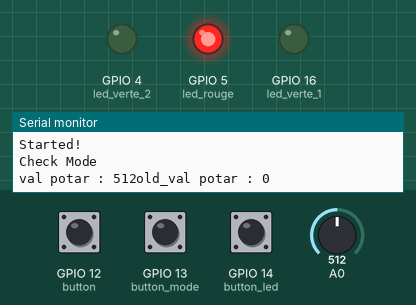
Simulated run of this sketch. Board: ESP8266 (NodeMCU). Shown: output pins drawn as LEDs (lit = HIGH), the last lines printed to the serial monitor. Dashed ring = blinking. The test bench sets the inputs (shaded band); at power-on: GPIO 13 (button_mode) HIGH, GPIO 12 (button) HIGH, GPIO 14 (button_led) HIGH, A0 = 512. WiFi joins after 1.5 s; servers stay silent unless stated.

Above: at 2.7 s.
2.8 s: GPIO 13 (button_mode) pulled LOW for 1 s
At 4.3 s:
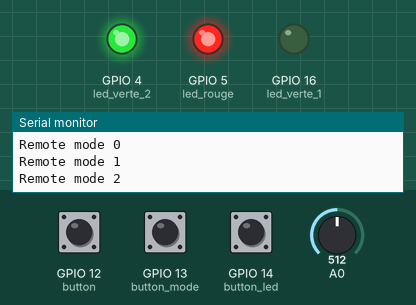
10.1 s: GPIO 13 (button_mode) pulled LOW for 0.15 s
At 11.5 s:
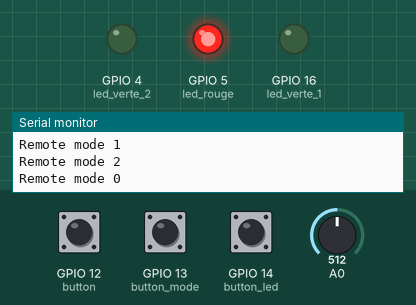
11.8 s: GPIO 13 (button_mode) pulled LOW for 3.2 s
At 15.3 s:
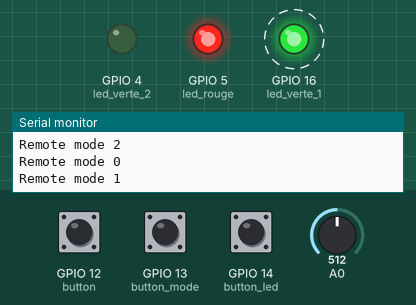
Timing chart, 0 to 16.8 s (numbered marks = the images above; inputs shaded):
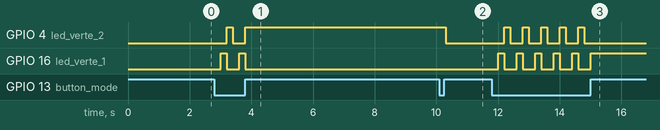

Measured:
- after the input at 2.8 s, GPIO 4 (led_verte_2): LOW → HIGH after 0.40 s, → LOW 0.20 s later, → HIGH 0.40 s later; GPIO 16 (led_verte_1): alternates HIGH for 0.20 s and LOW for 0.40 s, 4 changes in all, then stays LOW, starting after 0.20 s
- after the input at 10.1 s, GPIO 4 (led_verte_2): HIGH → LOW after 0.20 s
- after the input at 11.8 s, GPIO 4 (led_verte_2): alternates HIGH for 0.20 s and LOW for 0.40 s, 10 changes in all, then stays LOW, starting after 0.40 s; GPIO 16 (led_verte_1): alternates HIGH for 0.20 s and LOW for 0.40 s, 11 changes in all, then stays HIGH, starting after 0.20 s

The sketch:

YeeLight_Remote.ino
```cpp
#include <ESP8266WiFi.h>          //https://github.com/esp8266/Arduino
#include <DNSServer.h>
#include <ESP8266WebServer.h>
#include <WiFiManager.h>         //https://github.com/tzapu/WiFiManager

#define FLOAT_TO_INT(x) ((x)>=0?(int)((x)+0.5):(int)((x)-0.5))


#define led_rouge 5 //Pin for the notificationLed
#define led_verte_1 16
#define led_verte_2 4
#define potar 0
#define button 12 // Pin for the button
#define button_mode 13
#define button_led 14

#define nbBandes 9
int bandes[nbBandes] = {380,420,440,490,510,580,645,700,780};

WiFiManager wifiManager;


const char* H0 = "192.168.1.78"; // Ip from first light
//const char* H1 = "192.168.1.107"; //Ip from second light if you are using one light comment this line and lines 47,48,49
int port =55443; // Lights port

int val_potar = 0;
int old_val_potar = 0;

int remote_mode = 0;

float a_brig = 0.0966796875;
int b_brig = 1;

float a_temp = 4.6875;
int b_temp = 1700;

int led_choice = 0;

void setup() {

  pinMode(led_rouge, OUTPUT);
  digitalWrite(led_rouge, LOW);
  pinMode(led_verte_1, OUTPUT);
  digitalWrite(led_verte_1, LOW);
  pinMode(led_verte_2, OUTPUT);
  digitalWrite(led_verte_2, LOW);

  pinMode(button, INPUT_PULLUP);
  pinMode(button_mode, INPUT_PULLUP);
  pinMode(button_led, INPUT_PULLUP);
  pinMode(potar, INPUT);

  Serial.begin(115200);

  wifiManager.setConfigPortalTimeout(180);
  wifiManager.autoConnect("LightSwitch");

  Serial.println("Started!");

  digitalWrite(led_rouge, HIGH);
}

void loop() {

  int tt = 0;

  val_potar = analogRead(potar);

  while (digitalRead(button) == LOW && tt < 40) //This is function with option to change the WiFi network if you press the button for ~8 sec you will enter into congif mode.
  {                                             //If you press the button for less of 8 sec you will send toggle to led light.
      Serial.println(WiFi.status());
      Serial.println("Reading Seconds!");
      delay(100);
      tt++;
  }

  if(tt > 0 )
  {
    if (tt < 40)
    {
      Serial.println("ShortTime");
      set_toggle();
    }
    else
    {
      Serial.println("LongTime");
      OnDemandConfig();
    }
  }

  if( (val_potar >= (old_val_potar + 10) ) || (val_potar <= (old_val_potar - 10) ) )
  {
    Serial.println("Check Mode");
    Serial.print( "val potar : ");
    Serial.print(val_potar);
    Serial.print( "old_val potar : ");
    Serial.print(old_val_potar);
    if( remote_mode == 0 )//brightness
    {
      int brig = a_brig*val_potar + b_brig;
      set_brig(brig);
    }

    if( remote_mode == 1 )// temperature
    {
      int temp = a_temp*val_potar + b_temp;
      set_temp(temp);
    }

    if( remote_mode == 2)// rgb
    {
      int wl = potarToWl( val_potar);
      int tab_rgb[3] ;
      wavelength2RGB(wl,tab_rgb);
      set_rgb(*tab_rgb, *(tab_rgb+1), *(tab_rgb+2));
    }

    old_val_potar = val_potar;
  }

  if( digitalRead(button_mode) == LOW )
  {
    ++remote_mode;
    if( remote_mode > 2 )
    {
      remote_mode = 0;
    }
    delay(200);
    Serial.print("Remote mode ");
    Serial.println(remote_mode);
    if( remote_mode == 0 )
    {
      digitalWrite(led_verte_1, LOW);
      digitalWrite(led_verte_2, LOW);
    }
    if( remote_mode == 1 )
    {
      digitalWrite(led_verte_1, HIGH);
      digitalWrite(led_verte_2, LOW);
    }
    if( remote_mode == 2 )
    {
      digitalWrite(led_verte_1, LOW);
      digitalWrite(led_verte_2, HIGH);
    }

  }
  if( digitalRead(button_led) == LOW )
  {
    ++led_choice;
    if( led_choice > 2 )
    {
      led_choice = 0;
    }
    delay(200);
    Serial.print("Led choice ");
    Serial.println(led_choice);
  }
}

//void loop()
//{
//  val_potar = analogRead(potar);
//  int wl = potarToWl( val_potar);
//  Serial.println(val_potar);
//  Serial.print("    ");
//  Serial.print(wl);
//  int tab_rgb[3] ;
//  wavelength2RGB(wl,tab_rgb);
//
//  Serial.print("    R:");
//  Serial.print(*tab_rgb);
//  Serial.print(" G:");
//  Serial.print(*(tab_rgb+1));
//  Serial.print(" B:");
//  Serial.println(*(tab_rgb+2));
//
//  set_rgb(*tab_rgb, *(tab_rgb+1), *(tab_rgb+2));
//}

void set_rgb(int R, int G, int B)
{
  String cmd_set_rgb = "{\"id\":1,\"method\":\"set_rgb\",\"params\":[$,\"sudden\",0]}\r\n";
  int res = R*65536 + G*256 + B;
  cmd_set_rgb.replace("$", String(res));
  WiFiClient client;
  client.connect(H0,port);
  client.print(cmd_set_rgb);
  client.stop();
  delay(100);
}

void set_temp(int temp)
{
  if( temp < 1700 )
  {
    temp = 1700;
  }

  if( temp > 6500 )
  {
    temp = 6500;
  }

  String cmd_set_temp = "{\"id\":1,\"method\":\"set_ct_abx\",\"params\":[$,\"sudden\",0]}\r\n";
  cmd_set_temp.replace("$", String(temp));
  WiFiClient client;
  client.connect(H0,port);
  client.print(cmd_set_temp);
  client.stop();
  delay(100);
}

void set_brig(int brig)
{
  if( brig < 1 )
  {
    brig = 1;
  }

  if( brig > 100 )
  {
    brig = 100;
  }

  String cmd_set_brig = "{\"id\":1,\"method\":\"set_bright\",\"params\":[$,\"sudden\",0]}\r\n";
  cmd_set_brig.replace("$", String(brig));
  WiFiClient client;
  client.connect(H0,port);
  client.print(cmd_set_brig);
  client.stop();
  delay(100);
}

void set_toggle()
{
  String cmd_toggle ="{\"id\":1,\"method\":\"toggle\",\"params\":[]}\r\n";
  WiFiClient client;
  client.connect(H0,port);
  client.print(cmd_toggle);
  client.stop();
  delay(100);
}

void OnDemandConfig(){
      wifiManager.setConfigPortalTimeout(180); //Startuva WiFi vo AP i moze da se prekonfigurira WIFI-ot i novite informacii ke se zacuvaat vo EEPROM.
      wifiManager.startConfigPortal("LightSwitch"); // Se pushta so ime SmartPost
}

void wavelength2RGB(float wl, int* tab)
{
  float r = 0.0;
  float g = 0.0;
  float b = 0.0;
  float s = 1.0;

  /*interpolation linéaire entre différente plages*/

  if( wl < 380)
  {
    /* invisible below 380 */
    // The code is a little redundant for clarity.
    // A smart optimiser can remove any r=0, g=0, b=0.
    r = 0;
    g = 0;
    b = 0;
    s = 0;
    }

  if( (wl >= 380) && (wl < 420) )
  {
    /* 380 .. 420, intensity drop off. */
    r = (440.0-wl)/(440.0-380.0);
    g = 0.0;
    b = 1.0;
    s = 0.3 + 0.7*(wl-380.0)/(420.0-380.0);
    }

  if( (wl >= 420) && (wl < 440) )
  {
    /* 420 .. 440 */
    r = (440.0-wl)/(440.0-380.0);
    g = 0.0;
    b = 1.0;
  }

  if( (wl >= 440) && (wl < 490) )
  {
    /* 440 .. 490 */
    r = 0.0;
    g = (wl-440.0)/(490.0-440.0);
    b = 1.0;
  }

  if( (wl >= 490) && (wl < 510) )
  {
    /* 490 .. 510 */
    r = 0.0;
    g = 1.0;
    b = (510.0-wl)/(510.0-490.0);
  }

 if( (wl >= 510) && (wl < 580) )
  {
    /* 510 .. 580 */
    r = (wl-510.0)/(580.0-510.0);
    g = 1.0;
    b = 0.0;
  }

 if( (wl >= 580) && (wl < 645) )
  {
    /* 580 .. 645 */
    r = 1.0;
    g = (645.0-wl)/(645.0-580.0);
    b = 0.0;
  }

 if( (wl >= 645) && (wl < 700) )
  {
    /* 645 .. 700 */
    r = 1.0;
    g = 0.0;
    b = 0.0;
  }

 if( (wl >= 700) && (wl <= 780) )
  {
    /* 700 .. 780, intensity drop off */
    r = 1.0;
    g = 0.0;
    b = 0.0;
    s = 0.3 + 0.7*(781.0-wl)/(781.0-700.0);
  }


 if(wl > 780)
 {
    /* invisible above 780 */
    r = 0;
    g = 0;
    b = 0;
    s = 0;
 }

/*Correction d'intensité*/
  r *= s;
  g *= s;
  b *= s;

  r *= 255;
  g *= 255;
  b *= 255;
//  int tab[3] ;
  tab[0] = FLOAT_TO_INT(r);
  tab[1] = FLOAT_TO_INT(g);
  tab[2] = FLOAT_TO_INT(b);
  Serial.print("    R_f:");
  Serial.print(tab[0]);
  Serial.print(" G_f:");
  Serial.print(tab[1]);
  Serial.print(" B_f:");
  Serial.println(tab[2]);
//  return tab;

}
int potarToWl( int vpotar)
{
  float a = 0.390625;
  int b = 380;

  return a*vpotar + b;
}
```
